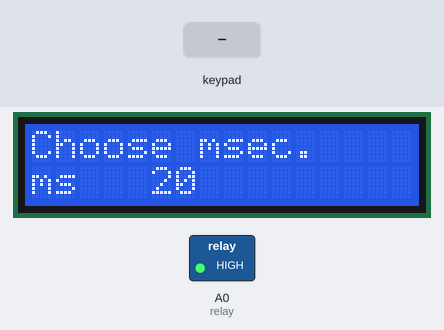
Bench run of a sketch on a simulated Arduino Uno, built with avr-gcc and run on an emulated ATmega328P. Shown: 16×2 character LCD, switched loads named in the sketch (green lamp = pin HIGH). The test bench sets the inputs (shaded band). What the sketch prints to the serial monitor is not drawn.

Above: at 3.2 s.
3.3 s: key 'S' pressed
At 3.7 s:
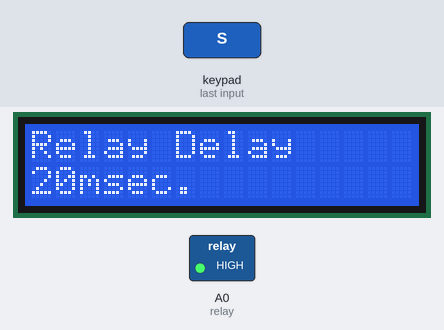
6.3 s: key 'S' pressed
At 7.1 s:
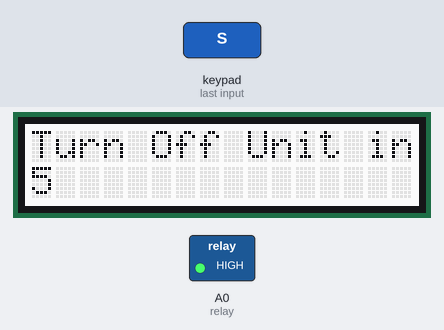
9.3 s: key 'S' pressed
At 12.3 s:
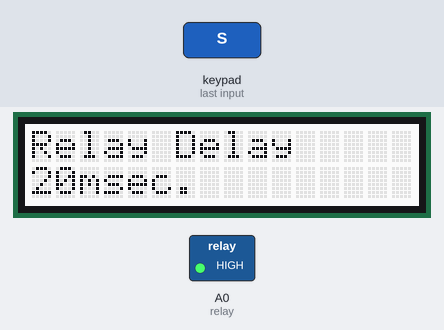
Timing chart, 0 to 13.8 s (numbered marks = the images above; inputs shaded):
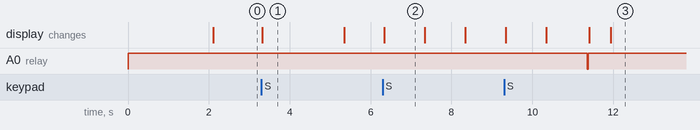

Measured:
- after the input at 3.3 s, the display: changes at once (image 1)
- after the input at 6.3 s, the display: changes at once (image 2)
- after the input at 9.3 s, the display: first differs from a run without the input after 2.6 s (image 3)
- what the display in image 1 shows lasts 2.0 s, from 3.3 s to 5.3 s
- what the display in image 2 shows lasts 1.0 s, from 6.3 s to 7.3 s

The sketch:

RelaySwitch.ino
```cpp
/*********************
   Description:
   Uses a relay to turn off appliance for speicifed amount of time

    1. Gets millisecond information from user
    2. Uses push button to increase or decrease timing value
    3. Push select button to set value
    4. Push select putton again to start countdown (5sec.)

   Author: Vikram Seshadri
   05/03/2019
**********************/

#include <Wire.h>
#include <Adafruit_RGBLCDShield.h>
#include <utility/Adafruit_MCP23017.h>

bool LCDflag = 0;
bool Displayflag = 0;
int msInterrupt = 20;

Adafruit_RGBLCDShield lcd = Adafruit_RGBLCDShield();

// These #defines make it easy to set the backlight color
#define RED 0x1
#define YELLOW 0x3
#define GREEN 0x2
#define TEAL 0x6
#define BLUE 0x4
#define VIOLET 0x5
#define WHITE 0x7

#define relay A0

void setup() {
  // Debugging output
  Serial.begin(9600);
  pinMode(relay, OUTPUT);
  digitalWrite(relay, HIGH);
  // set up the LCD's number of columns and rows:
  lcd.begin(16, 2);
  // Print a message to the LCD. We track how long it takes since
  // this library has been optimized a bit and we're proud of it :)
  int time = millis();
  lcd.print("Welcome to");
  lcd.setCursor(0, 1);
  lcd.print("Relay Switch");
  Serial.println("Welcome to Relay Switch");
  delay (2000);
  lcd.clear();

}

void loop() {

  if (Displayflag ==0){
    DisplayLoop();
    Displayflag = 1;
  }
  lcd.setCursor(0, 0);
  lcd.print("Press Select");
  lcd.setCursor(0, 1);
  lcd.print("To Start");

  uint8_t buttons = lcd.readButtons();
  if (buttons & BUTTON_SELECT) {
    lcd.clear();
    lcd.setCursor(0, 0);
    lcd.print("Turn Off Unit in");

    lcd.setCursor(0, 1);
    lcd.print("5");
    delay (1000);

    lcd.setCursor(0, 1);
    lcd.print("4");
    delay (1000);

    lcd.setCursor(0, 1);
    lcd.print("3");
    delay (1000);

    lcd.setCursor(0, 1);
    lcd.print("2");
    delay (1000);

    lcd.setCursor(0, 1);
    lcd.print("1");
    delay (1000);

    digitalWrite(relay, HIGH);
    delay(msInterrupt);
    digitalWrite(relay, LOW);
    delay(msInterrupt);
    digitalWrite(relay, HIGH);
    delay(msInterrupt);
    lcd.clear();
    delay(500);
    Displayflag = 0;
    LCDflag = 0;
  }
}

void DisplayLoop() {
  while (1) {
    uint8_t buttons = lcd.readButtons();
    if (LCDflag == 0 ) {
      lcd.clear();
      lcd.print("Choose msec.");
      lcd.setCursor(0, 1);
      lcd.print("ms");
      LCDflag = 1;
    }
    lcd.setCursor(5, 1);
    lcd.print(msInterrupt);

    if (buttons & BUTTON_UP) {
      delay(200);
      if (msInterrupt >= 100 & msInterrupt < 600 ) {
        msInterrupt += 50;
      }
      else if (msInterrupt >= 600) {
        msInterrupt = 1000;
        LCDflag = 0;
      }
      else {
        msInterrupt += 10;
      }
      Serial.println(msInterrupt);
    }

    else if (buttons & BUTTON_DOWN) {
      delay(200);
      if (msInterrupt >= 150) {
        if (msInterrupt >= 1000) {
          LCDflag = 0;
        }
        msInterrupt -= 50;


      }
      else if (msInterrupt <= 20) {
        msInterrupt = 20;
      }
      else {
        if (msInterrupt == 100) {
          LCDflag = 0;
        }
        msInterrupt -= 10;
      }
      Serial.println(msInterrupt);
    }

    else if (buttons & BUTTON_SELECT) {
      lcd.clear();
      lcd.print("Relay Delay");
      lcd.setCursor(0, 1);
      lcd.print(String(msInterrupt) + "msec.");
      Serial.println(String(msInterrupt) + "msec.");
      delay(2000);
      lcd.clear();
      break;
    }
  }
  lcd.setBacklight(WHITE);
  lcd.clear();
}
```
